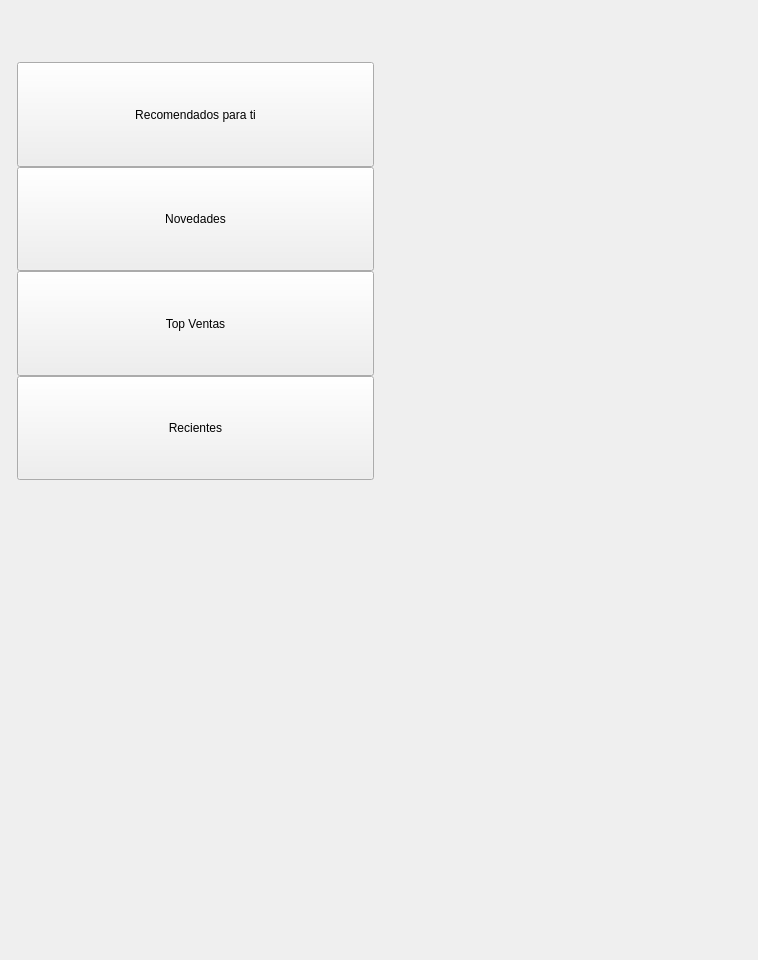
<?xml version="1.0" encoding="UTF-8"?>
<ui version="4.0">
 <class>HomeBooksListOptions</class>
 <widget class="QWidget" name="HomeBooksListOptions">
  <property name="geometry">
   <rect>
    <x>0</x>
    <y>0</y>
    <width>758</width>
    <height>960</height>
   </rect>
  </property>
  <property name="minimumSize">
   <size>
    <width>758</width>
    <height>960</height>
   </size>
  </property>
  <property name="maximumSize">
   <size>
    <width>758</width>
    <height>960</height>
   </size>
  </property>
  <property name="windowTitle">
   <string>Form</string>
  </property>
  <property name="styleSheet">
   <string notr="true"/>
  </property>
  <layout class="QVBoxLayout" name="verticalLayout_2">
   <property name="spacing">
    <number>0</number>
   </property>
   <property name="margin">
    <number>0</number>
   </property>
   <item>
    <widget class="QLabel" name="spacerTop">
     <property name="text">
      <string/>
     </property>
    </widget>
   </item>
   <item>
    <widget class="QWidget" name="HorizontalCont" native="true">
     <layout class="QHBoxLayout" name="HorizontalContss">
      <property name="spacing">
       <number>0</number>
      </property>
      <property name="leftMargin">
       <number>1</number>
      </property>
      <property name="rightMargin">
       <number>1</number>
      </property>
      <property name="bottomMargin">
       <number>1</number>
      </property>
      <item>
       <widget class="QLabel" name="spacerLeft">
        <property name="text">
         <string/>
        </property>
       </widget>
      </item>
      <item>
       <widget class="QWidget" name="HomeBooksListOptionsCont" native="true">
        <property name="styleSheet">
         <string notr="true"/>
        </property>
        <layout class="QVBoxLayout" name="verticalLayout_4">
         <property name="spacing">
          <number>0</number>
         </property>
         <property name="topMargin">
          <number>20</number>
         </property>
         <property name="bottomMargin">
          <number>1</number>
         </property>
         <item>
          <widget class="QLabel" name="arrowPopupLbl">
           <property name="text">
            <string/>
           </property>
          </widget>
         </item>
         <item>
          <widget class="QWidget" name="optionsListCont" native="true">
           <property name="styleSheet">
            <string notr="true"/>
           </property>
           <layout class="QVBoxLayout" name="verticalLayout_3">
            <property name="spacing">
             <number>0</number>
            </property>
            <property name="margin">
             <number>0</number>
            </property>
            <item>
             <spacer name="verticalSpacer_2">
              <property name="orientation">
               <enum>Qt::Vertical</enum>
              </property>
              <property name="sizeType">
               <enum>QSizePolicy::Minimum</enum>
              </property>
              <property name="sizeHint" stdset="0">
               <size>
                <width>20</width>
                <height>5</height>
               </size>
              </property>
             </spacer>
            </item>
            <item>
             <widget class="QPushButton" name="category1Btn">
              <property name="sizePolicy">
               <sizepolicy hsizetype="Expanding" vsizetype="Expanding">
                <horstretch>0</horstretch>
                <verstretch>0</verstretch>
               </sizepolicy>
              </property>
              <property name="styleSheet">
               <string notr="true"/>
              </property>
              <property name="text">
               <string>Recomendados para ti</string>
              </property>
             </widget>
            </item>
            <item>
             <widget class="QPushButton" name="category2Btn">
              <property name="sizePolicy">
               <sizepolicy hsizetype="Expanding" vsizetype="Expanding">
                <horstretch>0</horstretch>
                <verstretch>0</verstretch>
               </sizepolicy>
              </property>
              <property name="text">
               <string>Novedades</string>
              </property>
             </widget>
            </item>
            <item>
             <widget class="QPushButton" name="category3Btn">
              <property name="sizePolicy">
               <sizepolicy hsizetype="Expanding" vsizetype="Expanding">
                <horstretch>0</horstretch>
                <verstretch>0</verstretch>
               </sizepolicy>
              </property>
              <property name="text">
               <string>Top Ventas</string>
              </property>
             </widget>
            </item>
            <item>
             <widget class="QPushButton" name="recentBtn">
              <property name="sizePolicy">
               <sizepolicy hsizetype="Expanding" vsizetype="Expanding">
                <horstretch>0</horstretch>
                <verstretch>0</verstretch>
               </sizepolicy>
              </property>
              <property name="text">
               <string>Recientes</string>
              </property>
             </widget>
            </item>
            <item>
             <spacer name="verticalSpacer_3">
              <property name="orientation">
               <enum>Qt::Vertical</enum>
              </property>
              <property name="sizeType">
               <enum>QSizePolicy::Minimum</enum>
              </property>
              <property name="sizeHint" stdset="0">
               <size>
                <width>20</width>
                <height>5</height>
               </size>
              </property>
             </spacer>
            </item>
           </layout>
          </widget>
         </item>
        </layout>
       </widget>
      </item>
      <item>
       <spacer name="horizontalSpacer">
        <property name="orientation">
         <enum>Qt::Horizontal</enum>
        </property>
        <property name="sizeHint" stdset="0">
         <size>
          <width>40</width>
          <height>20</height>
         </size>
        </property>
       </spacer>
      </item>
     </layout>
    </widget>
   </item>
   <item>
    <spacer name="verticalSpacer">
     <property name="orientation">
      <enum>Qt::Vertical</enum>
     </property>
     <property name="sizeHint" stdset="0">
      <size>
       <width>20</width>
       <height>40</height>
      </size>
     </property>
    </spacer>
   </item>
  </layout>
 </widget>
 <resources/>
 <connections/>
</ui>
